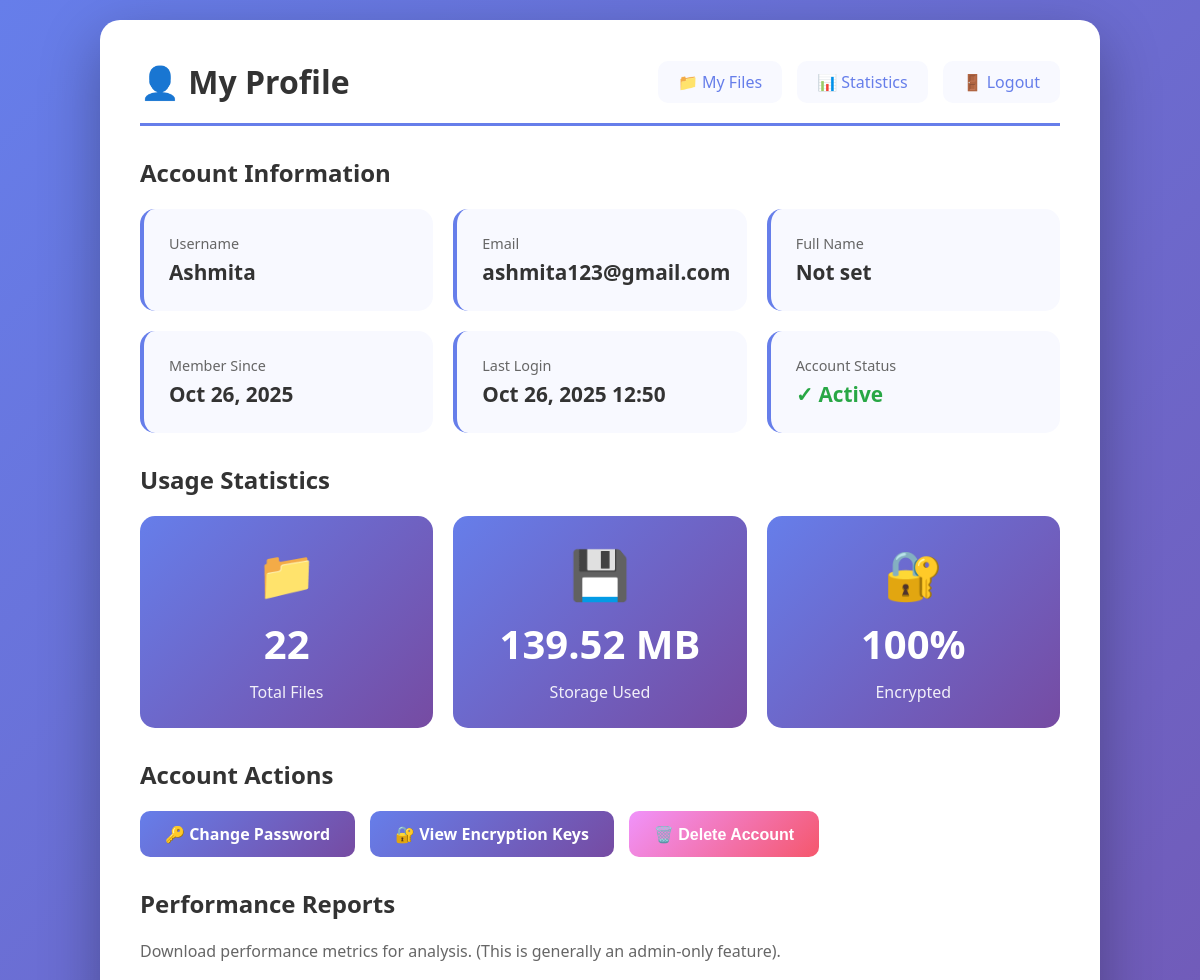
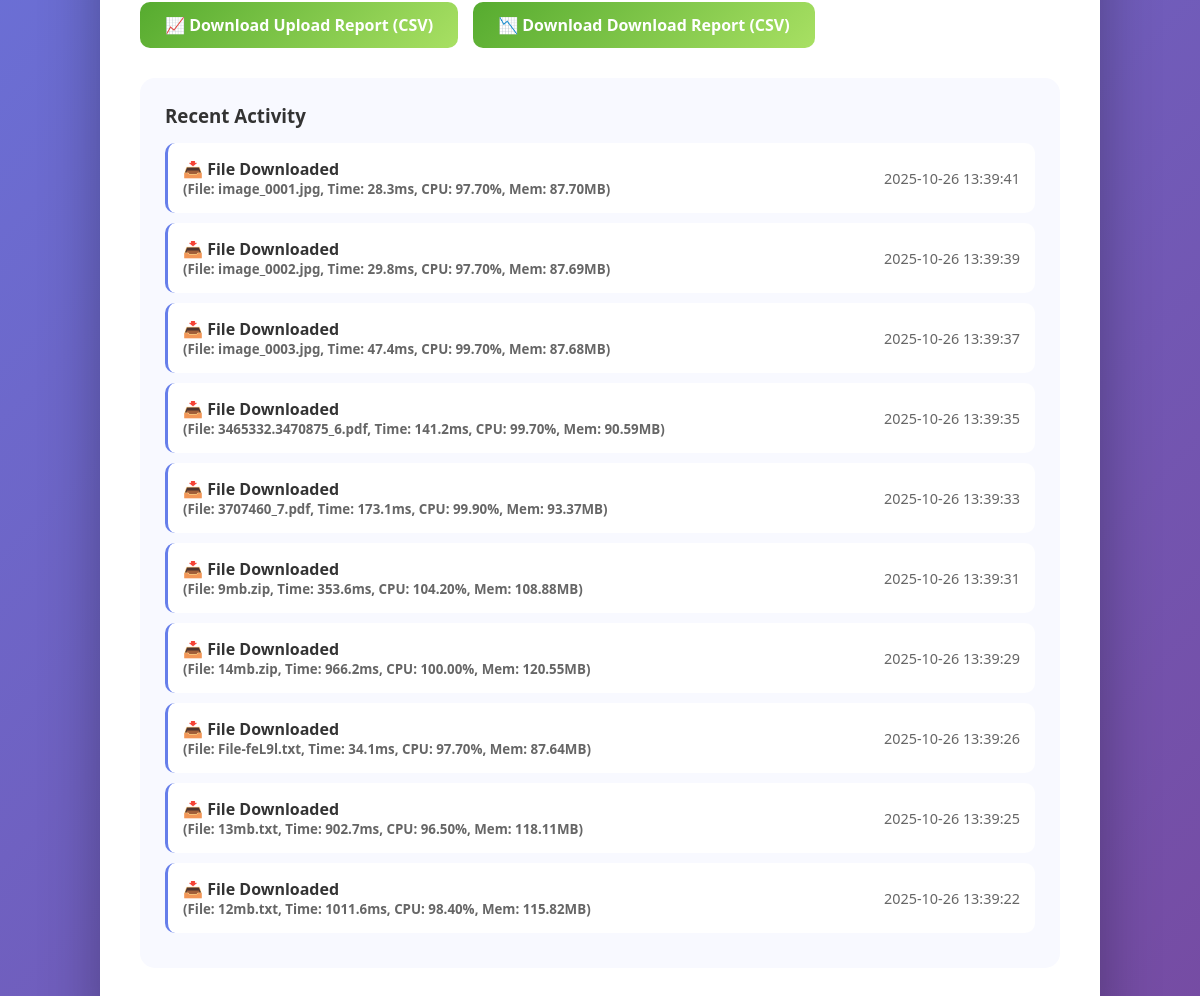
Screenshot of /profile (signed in) with the database file from the repository (2 pictures, top to bottom).
### secure-file-storage-main/models.py (models this page shows, shortened)
class User(UserMixin, db.Model):
    __tablename__ = 'users'
    id = db.Column(db.Integer, primary_key=True)
    username = db.Column(db.String(80), unique=True, nullable=False, index=True)
    email = db.Column(db.String(120), unique=True, nullable=False, index=True)
    password_hash = db.Column(db.String(255), nullable=False)
    full_name = db.Column(db.String(150))
    created_at = db.Column(db.DateTime, default=datetime.utcnow)
    last_login = db.Column(db.DateTime)
    is_active = db.Column(db.Boolean, default=True)
    is_admin = db.Column(db.Boolean, default=False)
    failed_login_attempts = db.Column(db.Integer, default=0)
    account_locked_until = db.Column(db.DateTime, nullable=True)
    password_reset_token = db.Column(db.String(100), unique=True, nullable=True)
    password_reset_expires = db.Column(db.DateTime, nullable=True)
    files = db.relationship('EncryptedFile', backref='owner', lazy='dynamic', cascade='all, delete-orphan')
    sessions = db.relationship('UserSession', backref='user', lazy='dynamic', cascade='all, delete-orphan')

class AuditLog(db.Model):
    __tablename__ = 'audit_logs'
    id = db.Column(db.Integer, primary_key=True)
    user_id = db.Column(db.Integer, db.ForeignKey('users.id'), nullable=True)
    action = db.Column(db.String(50), nullable=False)  # LOGIN, LOGOUT, UPLOAD, DOWNLOAD, etc.
    details = db.Column(db.Text)
    ip_address = db.Column(db.String(45))
    success = db.Column(db.Boolean, default=True)
    timestamp = db.Column(db.DateTime, default=datetime.utcnow, index=True)

### secure-file-storage-main/app_with_auth.py (the view)
@app.route('/profile')
@login_required
def profile():
    user_files = EncryptedFile.query.filter_by(user_id=current_user.id).all()
    total_files = len(user_files)
    total_storage = sum(f.file_size for f in user_files)
    sensitivity_counts = {
        'LOW': sum(1 for f in user_files if f.sensitivity == 'LOW'),
        'MEDIUM': sum(1 for f in user_files if f.sensitivity == 'MEDIUM'),
        'HIGH': sum(1 for f in user_files if f.sensitivity == 'HIGH')
    }
    try:
        recent_activity = AuditLog.query.filter_by(user_id=current_user.id)\
            .order_by(AuditLog.timestamp.desc())\
            .limit(10).all()
    except Exception as e:
        print(f"Warning: Could not fetch recent activity - {e}")
        recent_activity = [] # Show empty list if query fails
    def format_bytes(bytes_val):
        for unit in ['B', 'KB', 'MB', 'GB']:
            if bytes_val < 1024.0:
                return f"{bytes_val:.2f} {unit}"
            bytes_val /= 1024.0
        return f"{bytes_val:.2f} TB"
    return render_template('profile.html',
                         user=current_user,
                         total_files=total_files,
                         total_storage=format_bytes(total_storage),
                         sensitivity_counts=sensitivity_counts,
                         recent_activity=recent_activity)

### secure-file-storage-main/app_with_auth.py (called while the page is built)
@login_manager.user_loader
def load_user(user_id):
    return db.session.get(User, int(user_id))

### secure-file-storage-main/templates/profile.html (shortened to what this page needs)
<!DOCTYPE html>
<html lang="en">
<head>
</head>
<body>
    <div class="container">
        <div class="header">
            <h1>👤 My Profile</h1>
            <div class="nav-links">
                <a href="{{ url_for('index') }}">📁 My Files</a>
                <a href="{{ url_for('ml_stats') }}">📊 Statistics</a>
                <a href="{{ url_for('auth.logout') }}">🚪 Logout</a>
            </div>
        </div>
        <div class="profile-section">
            <h2>Account Information</h2>
            <div class="profile-grid">
                <div class="profile-card">
                    <div class="label">Username</div>
                    <div class="value">{{ user.username }}</div>
                </div>
                <div class="profile-card">
                    <div class="label">Email</div>
                    <div class="value">{{ user.email }}</div>
                </div>
                <div class="profile-card">
                    <div class="label">Full Name</div>
                    <div class="value">{{ user.full_name or 'Not set' }}</div>
                </div>
                <div class="profile-card">
                    <div class="label">Member Since</div>
                    <div class="value">{{ user.created_at.strftime('%b %d, %Y') }}</div>
                </div>
                <div class="profile-card">
                    <div class="label">Last Login</div>
                    <div class="value">{{ user.last_login.strftime('%b %d, %Y %H:%M') if user.last_login else 'First login' }}</div>
                </div>
                <div class="profile-card">
                    <div class="label">Account Status</div>
                    <div class="value" style="color: #28a745;">✓ Active</div>
                </div>
            </div>
        </div>
        <div class="profile-section">
            <h2>Usage Statistics</h2>
            <div class="stats-grid">
                <div class="stat-card">
                    <div class="icon">📁</div>
                    <div class="value">{{ total_files }}</div>
                    <div class="label">Total Files</div>
                </div>
                <div class="stat-card">
                    <div class="icon">💾</div>
                    <div class="value">{{ total_storage }}</div>
                    <div class="label">Storage Used</div>
                </div>
                <div class="stat-card">
                    <div class="icon">🔐</div>
                    <div class="value">100%</div>
                    <div class="label">Encrypted</div>
                </div>
            </div>
        </div>
        <div class="profile-section">
            <h2>Account Actions</h2>
            <div class="action-buttons">
                <a href="{{ url_for('auth.change_password') }}" class="btn btn-primary">🔑 Change Password</a>
                <a href="{{ url_for('show_keys') }}" class="btn btn-primary">🔐 View Encryption Keys</a>
                <button onclick="showDeleteModal()" class="btn btn-danger">🗑️ Delete Account</button>
            </div>
        </div>
        <div class="profile-section">
            <h2>Performance Reports</h2>
            <p style="color: #666; margin-bottom: 20px;">Download performance metrics for analysis. (This is generally an admin-only feature).</p>
            <div class="action-buttons">
                <a href="{{ url_for('download_upload_report') }}" class="btn btn-secondary">📈 Download Upload Report (CSV)</a>
                <a href="{{ url_for('download_download_report') }}" class="btn btn-secondary">📉 Download Download Report (CSV)</a>
            </div>
        </div>
        <div class="profile-section">
            <div class="activity-log">
                <h3>Recent Activity</h3>
                {% if recent_activity %}
                    {% for log in recent_activity %}
                    <div class="activity-item">
                        <div>
                            <div class="action">
                                {% if log.action == 'LOGIN_SUCCESS' %} ✅ Logged In
                                {% elif log.action == 'LOGOUT' %} 🚪 Logged Out
                                {% elif log.action == 'FILE_UPLOAD' %} 📤 File Uploaded
                                {% elif log.action == 'FILE_DOWNLOAD' %} 📥 File Downloaded
                                {% elif log.action == 'FILE_DELETE' %} 🗑️ File Deleted
                                {% elif log.action == 'PASSWORD_CHANGED' %} 🔑 Password Changed
                                {% else %} {{ log.action }} {% endif %}
                                {% if log.details %}<small style="color: #666; display: block;">({{ log.details }})</small>{% endif %}
                            </div>
                        </div>
                        <div class="time">{{ log.timestamp.strftime('%Y-%m-%d %H:%M:%S') }}</div>
                    </div>
                    {% endfor %}
                {% else %}
                    <p style="color: #999; text-align: center;">No recent activity recorded.</p>
                {% endif %}
            </div>
        </div>
    </div>
</body>
</html>

### secure-file-storage-main/templates/profile.html (style rules this page uses)
* { margin: 0; padding: 0; box-sizing: border-box; }
body { font-family: 'Segoe UI', Tahoma, Geneva, Verdana, sans-serif; background: linear-gradient(135deg, #667eea 0%, #764ba2 100%); min-height: 100vh; padding: 20px; }
.container { max-width: 1000px; margin: 0 auto; background: white; border-radius: 20px; padding: 40px; box-shadow: 0 20px 60px rgba(0,0,0,0.3); }
.header { display: flex; justify-content: space-between; align-items: center; margin-bottom: 30px; padding-bottom: 20px; border-bottom: 3px solid #667eea; }
.header h1 { color: #333; }
.nav-links { display: flex; gap: 15px; }
.nav-links a { padding: 10px 20px; background: #f8f9ff; color: #667eea; text-decoration: none; border-radius: 10px; font-weight: 500; transition: all 0.3s; }
.profile-section { margin: 30px 0; }
.profile-section h2 { color: #333; margin-bottom: 20px; }
.profile-grid { display: grid; grid-template-columns: repeat(auto-fit, minmax(250px, 1fr)); gap: 20px; margin: 20px 0; }
.profile-card { background: #f8f9ff; padding: 25px; border-radius: 15px; border-left: 4px solid #667eea; }
.profile-card .label { color: #666; font-size: 0.9em; margin-bottom: 5px; }
.profile-card .value { color: #333; font-size: 1.3em; font-weight: bold; }
.stats-grid { display: grid; grid-template-columns: repeat(auto-fit, minmax(200px, 1fr)); gap: 20px; margin: 20px 0; }
.stat-card { background: linear-gradient(135deg, #667eea 0%, #764ba2 100%); color: white; padding: 25px; border-radius: 15px; text-align: center; }
.stat-card .icon { font-size: 3em; margin-bottom: 10px; }
.stat-card .value { font-size: 2.5em; font-weight: bold; margin: 10px 0; }
.stat-card .label { font-size: 1em; opacity: 0.9; }
.action-buttons { display: flex; gap: 15px; flex-wrap: wrap; margin: 20px 0; }
.btn { padding: 12px 25px; border: none; border-radius: 10px; font-size: 16px; font-weight: bold; cursor: pointer; text-decoration: none; display: inline-block; transition: all 0.3s; }
.btn-primary { background: linear-gradient(135deg, #667eea 0%, #764ba2 100%); color: white; }
.btn-secondary { background: linear-gradient(135deg, #56ab2f 0%, #a8e063 100%); color: white; }
.btn-danger { background: linear-gradient(135deg, #f093fb 0%, #f5576c 100%); color: white; }
.activity-log { background: #f8f9ff; padding: 25px; border-radius: 15px; margin: 20px 0; }
.activity-log h3 { color: #333; margin-bottom: 15px; }
.activity-item { padding: 15px; background: white; margin: 10px 0; border-radius: 10px; border-left: 3px solid #667eea; display: flex; justify-content: space-between; align-items: center; }
.activity-item .action { font-weight: 600; color: #333; }
.activity-item .time { color: #666; font-size: 0.9em; }

### rows the page displays
User: username "Ashmita", email "ashmita123@gmail.com", full_name "Not set", created_at "Oct 26, 2025", last_login "Oct 26, 2025 12:50"
AuditLog: action "📥 File Downloaded", details "File: image_0001.jpg, Time: 28.3ms, CPU: 97.70%, Mem: 87.70MB", timestamp "2025-10-26 13:39:41"
AuditLog: action "📥 File Downloaded", details "File: image_0002.jpg, Time: 29.8ms, CPU: 97.70%, Mem: 87.69MB", timestamp "2025-10-26 13:39:39"
AuditLog: action "📥 File Downloaded", details "File: image_0003.jpg, Time: 47.4ms, CPU: 99.70%, Mem: 87.68MB", timestamp "2025-10-26 13:39:37"
AuditLog: action "📥 File Downloaded", details "File: 3465332.3470875_6.pdf, Time: 141.2ms, CPU: 99.70%, Mem: 90.59MB", timestamp "2025-10-26 13:39:35"
AuditLog: action "📥 File Downloaded", details "File: 3707460_7.pdf, Time: 173.1ms, CPU: 99.90%, Mem: 93.37MB", timestamp "2025-10-26 13:39:33"
AuditLog: action "📥 File Downloaded", details "File: 9mb.zip, Time: 353.6ms, CPU: 104.20%, Mem: 108.88MB", timestamp "2025-10-26 13:39:31"
AuditLog: action "📥 File Downloaded", details "File: 14mb.zip, Time: 966.2ms, CPU: 100.00%, Mem: 120.55MB", timestamp "2025-10-26 13:39:29"
AuditLog: action "📥 File Downloaded", details "File: File-feL9l.txt, Time: 34.1ms, CPU: 97.70%, Mem: 87.64MB", timestamp "2025-10-26 13:39:26"
AuditLog: action "📥 File Downloaded", details "File: 13mb.txt, Time: 902.7ms, CPU: 96.50%, Mem: 118.11MB", timestamp "2025-10-26 13:39:25"
AuditLog: action "📥 File Downloaded", details "File: 12mb.txt, Time: 1011.6ms, CPU: 98.40%, Mem: 115.82MB", timestamp "2025-10-26 13:39:22"

### other values shown
{{ total_files }} "22"
{{ total_storage }} "139.52 MB"
